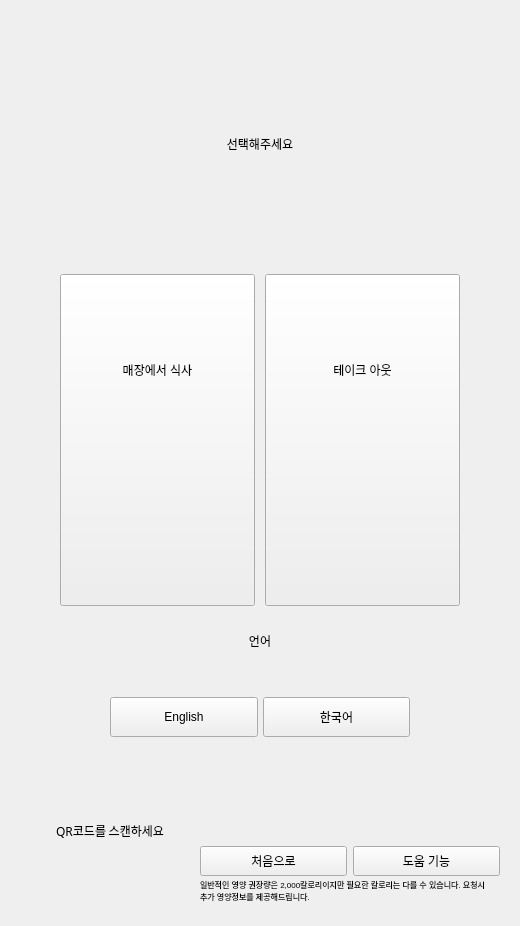
     <widget class="QWidget" name="page_eat_option">
      <layout class="QVBoxLayout" name="verticalLayout_32">
       <property name="spacing">
        <number>0</number>
       </property>
       <property name="leftMargin">
        <number>0</number>
       </property>
       <property name="topMargin">
        <number>0</number>
       </property>
       <property name="rightMargin">
        <number>0</number>
       </property>
       <property name="bottomMargin">
        <number>0</number>
       </property>
       <item>
        <widget class="QWidget" name="widget_29" native="true">
         <layout class="QVBoxLayout" name="verticalLayout_39">
          <item>
           <spacer name="verticalSpacer_13">
            <property name="orientation">
             <enum>Qt::Vertical</enum>
            </property>
            <property name="sizeHint" stdset="0">
             <size>
              <width>20</width>
              <height>2</height>
             </size>
            </property>
           </spacer>
          </item>
          <item>
           <widget class="QWidget" name="widget_36" native="true">
            <property name="sizePolicy">
             <sizepolicy hsizetype="Preferred" vsizetype="Preferred">
              <horstretch>0</horstretch>
              <verstretch>0</verstretch>
             </sizepolicy>
            </property>
            <property name="minimumSize">
             <size>
              <width>0</width>
              <height>50</height>
             </size>
            </property>
            <property name="maximumSize">
             <size>
              <width>16777215</width>
              <height>50</height>
             </size>
            </property>
            <layout class="QHBoxLayout" name="horizontalLayout_20">
             <property name="spacing">
              <number>0</number>
             </property>
             <property name="leftMargin">
              <number>0</number>
             </property>
             <property name="topMargin">
              <number>0</number>
             </property>
             <property name="rightMargin">
              <number>0</number>
             </property>
             <property name="bottomMargin">
              <number>0</number>
             </property>
             <item>
              <widget class="QLabel" name="label">
               <property name="sizePolicy">
                <sizepolicy hsizetype="Fixed" vsizetype="Fixed">
                 <horstretch>0</horstretch>
                 <verstretch>0</verstretch>
                </sizepolicy>
               </property>
               <property name="minimumSize">
                <size>
                 <width>40</width>
                 <height>40</height>
                </size>
               </property>
               <property name="maximumSize">
                <size>
                 <width>40</width>
                 <height>40</height>
                </size>
               </property>
               <property name="text">
                <string/>
               </property>
               <property name="pixmap">
                <pixmap>../src/logo.png</pixmap>
               </property>
               <property name="scaledContents">
                <bool>true</bool>
               </property>
              </widget>
             </item>
            </layout>
           </widget>
          </item>
          <item>
           <spacer name="verticalSpacer_12">
            <property name="orientation">
             <enum>Qt::Vertical</enum>
            </property>
            <property name="sizeHint" stdset="0">
             <size>
              <width>20</width>
              <height>2</height>
             </size>
            </property>
           </spacer>
          </item>
          <item>
           <widget class="QWidget" name="widget_39" native="true">
            <property name="minimumSize">
             <size>
              <width>0</width>
              <height>150</height>
             </size>
            </property>
            <property name="maximumSize">
             <size>
              <width>16777215</width>
              <height>150</height>
             </size>
            </property>
            <layout class="QHBoxLayout" name="horizontalLayout_21">
             <item>
              <widget class="QLabel" name="label_2">
               <property name="text">
                <string>선택해주세요</string>
               </property>
               <property name="scaledContents">
                <bool>true</bool>
               </property>
               <property name="alignment">
                <set>Qt::AlignCenter</set>
               </property>
               <property name="wordWrap">
                <bool>true</bool>
               </property>
              </widget>
             </item>
            </layout>
           </widget>
          </item>
          <item>
           <spacer name="verticalSpacer_14">
            <property name="orientation">
             <enum>Qt::Vertical</enum>
            </property>
            <property name="sizeHint" stdset="0">
             <size>
              <width>20</width>
              <height>40</height>
             </size>
            </property>
           </spacer>
          </item>
          <item>
           <widget class="QWidget" name="widget_40" native="true">
            <property name="minimumSize">
             <size>
              <width>0</width>
              <height>350</height>
             </size>
            </property>
            <property name="maximumSize">
             <size>
              <width>16777215</width>
              <height>350</height>
             </size>
            </property>
            <layout class="QHBoxLayout" name="horizontalLayout_24">
             <item>
              <widget class="QWidget" name="widget_44" native="true">
               <property name="minimumSize">
                <size>
                 <width>400</width>
                 <height>0</height>
                </size>
               </property>
               <property name="maximumSize">
                <size>
                 <width>400</width>
                 <height>16777215</height>
                </size>
               </property>
               <layout class="QHBoxLayout" name="horizontalLayout_25">
                <property name="spacing">
                 <number>10</number>
                </property>
                <property name="leftMargin">
                 <number>0</number>
                </property>
                <property name="topMargin">
                 <number>0</number>
                </property>
                <property name="rightMargin">
                 <number>0</number>
                </property>
                <property name="bottomMargin">
                 <number>0</number>
                </property>
                <item>
                 <widget class="QPushButton" name="btn_restaurant">
                  <property name="sizePolicy">
                   <sizepolicy hsizetype="Expanding" vsizetype="Expanding">
                    <horstretch>0</horstretch>
                    <verstretch>0</verstretch>
                   </sizepolicy>
                  </property>
                  <property name="text">
                   <string>매장에서 식사









</string>
                  </property>
                 </widget>
                </item>
                <item>
                 <widget class="QPushButton" name="btn_take_out">
                  <property name="sizePolicy">
                   <sizepolicy hsizetype="Expanding" vsizetype="Expanding">
                    <horstretch>0</horstretch>
                    <verstretch>0</verstretch>
                   </sizepolicy>
                  </property>
                  <property name="text">
                   <string>테이크 아웃









</string>
                  </property>
                 </widget>
                </item>
               </layout>
              </widget>
             </item>
            </layout>
           </widget>
          </item>
          <item>
           <spacer name="verticalSpacer_11">
            <property name="orientation">
             <enum>Qt::Vertical</enum>
            </property>
            <property name="sizeHint" stdset="0">
             <size>
              <width>20</width>
              <height>0</height>
             </size>
            </property>
           </spacer>
          </item>
          <item>
           <widget class="QWidget" name="widget_41" native="true">
            <property name="minimumSize">
             <size>
              <width>0</width>
              <height>30</height>
             </size>
            </property>
            <property name="maximumSize">
             <size>
              <width>16777215</width>
              <height>20</height>
             </size>
            </property>
            <layout class="QHBoxLayout" name="horizontalLayout_26">
             <property name="spacing">
              <number>0</number>
             </property>
             <property name="leftMargin">
              <number>0</number>
             </property>
             <property name="topMargin">
              <number>0</number>
             </property>
             <property name="rightMargin">
              <number>0</number>
             </property>
             <property name="bottomMargin">
              <number>0</number>
             </property>
             <item>
              <widget class="QLabel" name="label_3">
               <property name="text">
                <string>언어</string>
               </property>
               <property name="alignment">
                <set>Qt::AlignCenter</set>
               </property>
              </widget>
             </item>
            </layout>
           </widget>
          </item>
          <item>
           <spacer name="verticalSpacer_15">
            <property name="orientation">
             <enum>Qt::Vertical</enum>
            </property>
            <property name="sizeHint" stdset="0">
             <size>
              <width>20</width>
              <height>40</height>
             </size>
            </property>
           </spacer>
          </item>
          <item>
           <widget class="QWidget" name="widget_42" native="true">
            <property name="minimumSize">
             <size>
              <width>0</width>
              <height>40</height>
             </size>
            </property>
            <property name="maximumSize">
             <size>
              <width>16777215</width>
              <height>40</height>
             </size>
            </property>
            <layout class="QHBoxLayout" name="horizontalLayout_22">
             <property name="spacing">
              <number>0</number>
             </property>
             <property name="leftMargin">
              <number>0</number>
             </property>
             <property name="topMargin">
              <number>0</number>
             </property>
             <property name="rightMargin">
              <number>0</number>
             </property>
             <property name="bottomMargin">
              <number>0</number>
             </property>
             <item>
              <widget class="QWidget" name="widget_43" native="true">
               <property name="maximumSize">
                <size>
                 <width>300</width>
                 <height>16777215</height>
                </size>
               </property>
               <layout class="QHBoxLayout" name="horizontalLayout_23">
                <property name="spacing">
                 <number>5</number>
                </property>
                <property name="leftMargin">
                 <number>0</number>
                </property>
                <property name="topMargin">
                 <number>0</number>
                </property>
                <property name="rightMargin">
                 <number>0</number>
                </property>
                <property name="bottomMargin">
                 <number>0</number>
                </property>
                <item>
                 <widget class="QPushButton" name="btn_lang_eng">
                  <property name="sizePolicy">
                   <sizepolicy hsizetype="Expanding" vsizetype="Expanding">
                    <horstretch>0</horstretch>
                    <verstretch>0</verstretch>
                   </sizepolicy>
                  </property>
                  <property name="text">
                   <string>English</string>
                  </property>
                 </widget>
                </item>
                <item>
                 <widget class="QPushButton" name="btn_lang_kor">
                  <property name="sizePolicy">
                   <sizepolicy hsizetype="Expanding" vsizetype="Expanding">
                    <horstretch>0</horstretch>
                    <verstretch>0</verstretch>
                   </sizepolicy>
                  </property>
                  <property name="text">
                   <string>한국어</string>
                  </property>
                 </widget>
                </item>
               </layout>
              </widget>
             </item>
            </layout>
           </widget>
          </item>
          <item>
           <spacer name="verticalSpacer_10">
            <property name="orientation">
             <enum>Qt::Vertical</enum>
            </property>
            <property name="sizeHint" stdset="0">
             <size>
              <width>20</width>
              <height>0</height>
             </size>
            </property>
           </spacer>
          </item>
         </layout>
        </widget>
       </item>
       <item>
        <widget class="QWidget" name="widget_30" native="true">
         <property name="minimumSize">
          <size>
           <width>0</width>
           <height>180</height>
          </size>
         </property>
         <property name="maximumSize">
          <size>
           <width>16777215</width>
           <height>180</height>
          </size>
         </property>
         <layout class="QVBoxLayout" name="verticalLayout_38">
          <property name="spacing">
           <number>0</number>
          </property>
          <property name="leftMargin">
           <number>0</number>
          </property>
          <property name="topMargin">
           <number>0</number>
          </property>
          <property name="rightMargin">
           <number>0</number>
          </property>
          <property name="bottomMargin">
           <number>0</number>
          </property>
          <item>
           <widget class="QWidget" name="widget_25" native="true">
            <property name="maximumSize">
             <size>
              <width>16777215</width>
              <height>200</height>
             </size>
            </property>
            <layout class="QHBoxLayout" name="horizontalLayout_17">
             <property name="spacing">
              <number>0</number>
             </property>
             <property name="leftMargin">
              <number>0</number>
             </property>
             <property name="topMargin">
              <number>0</number>
             </property>
             <property name="rightMargin">
              <number>0</number>
             </property>
             <property name="bottomMargin">
              <number>0</number>
             </property>
             <item>
              <spacer name="horizontalSpacer_10">
               <property name="orientation">
                <enum>Qt::Horizontal</enum>
               </property>
               <property name="sizeType">
                <enum>QSizePolicy::Fixed</enum>
               </property>
               <property name="sizeHint" stdset="0">
                <size>
                 <width>40</width>
                 <height>20</height>
                </size>
               </property>
              </spacer>
             </item>
             <item>
              <widget class="QWidget" name="widget_32" native="true">
               <property name="minimumSize">
                <size>
                 <width>140</width>
                 <height>160</height>
                </size>
               </property>
               <property name="maximumSize">
                <size>
                 <width>140</width>
                 <height>140</height>
                </size>
               </property>
               <layout class="QVBoxLayout" name="verticalLayout_34">
                <property name="spacing">
                 <number>0</number>
                </property>
                <property name="leftMargin">
                 <number>0</number>
                </property>
                <property name="topMargin">
                 <number>0</number>
                </property>
                <property name="rightMargin">
                 <number>0</number>
                </property>
                <property name="bottomMargin">
                 <number>0</number>
                </property>
                <item>
                 <spacer name="verticalSpacer_7">
                  <property name="orientation">
                   <enum>Qt::Vertical</enum>
                  </property>
                  <property name="sizeHint" stdset="0">
                   <size>
                    <width>20</width>
                    <height>40</height>
                   </size>
                  </property>
                 </spacer>
                </item>
                <item>
                 <widget class="QWidget" name="qr_section_3" native="true">
                  <property name="minimumSize">
                   <size>
                    <width>140</width>
                    <height>140</height>
                   </size>
                  </property>
                  <property name="maximumSize">
                   <size>
                    <width>140</width>
                    <height>140</height>
                   </size>
                  </property>
                  <layout class="QVBoxLayout" name="verticalLayout_29">
                   <property name="spacing">
                    <number>5</number>
                   </property>
                   <property name="leftMargin">
                    <number>0</number>
                   </property>
                   <property name="topMargin">
                    <number>30</number>
                   </property>
                   <property name="rightMargin">
                    <number>0</number>
                   </property>
                   <property name="bottomMargin">
                    <number>0</number>
                   </property>
                   <item>
                    <widget class="QWidget" name="widget_33" native="true">
                     <property name="maximumSize">
                      <size>
                       <width>16777215</width>
                       <height>30</height>
                      </size>
                     </property>
                     <layout class="QVBoxLayout" name="verticalLayout_35">
                      <property name="spacing">
                       <number>0</number>
                      </property>
                      <property name="leftMargin">
                       <number>0</number>
                      </property>
                      <property name="topMargin">
                       <number>0</number>
                      </property>
                      <property name="rightMargin">
                       <number>0</number>
                      </property>
                      <property name="bottomMargin">
                       <number>0</number>
                      </property>
                      <item>
                       <widget class="QLabel" name="label_scan_qr_code_stanby_3">
                        <property name="font">
                         <font>
                          <family>배달의민족 도현</family>
                          <pointsize>9</pointsize>
                          <weight>50</weight>
                          <italic>false</italic>
                          <bold>false</bold>
                         </font>
                        </property>
                        <property name="text">
                         <string>QR코드를 스캔하세요</string>
                        </property>
                        <property name="alignment">
                         <set>Qt::AlignCenter</set>
                        </property>
                       </widget>
                      </item>
                     </layout>
                    </widget>
                   </item>
                   <item>
                    <widget class="QWidget" name="widget_34" native="true">
                     <layout class="QHBoxLayout" name="horizontalLayout_18">
                      <item>
                       <spacer name="horizontalSpacer_13">
                        <property name="orientation">
                         <enum>Qt::Horizontal</enum>
                        </property>
                        <property name="sizeType">
                         <enum>QSizePolicy::Fixed</enum>
                        </property>
                        <property name="sizeHint" stdset="0">
                         <size>
                          <width>20</width>
                          <height>20</height>
                         </size>
                        </property>
                       </spacer>
                      </item>
                      <item>
                       <widget class="QLabel" name="label_6">
                        <property name="maximumSize">
                         <size>
                          <width>110</width>
                          <height>110</height>
                         </size>
                        </property>
                        <property name="text">
                         <string/>
                        </property>
                        <property name="pixmap">
                         <pixmap>../src/qr_sample.png</pixmap>
                        </property>
                        <property name="scaledContents">
                         <bool>true</bool>
                        </property>
                       </widget>
                      </item>
                      <item>
                       <spacer name="horizontalSpacer_14">
                        <property name="orientation">
                         <enum>Qt::Horizontal</enum>
                        </property>
                        <property name="sizeType">
                         <enum>QSizePolicy::Fixed</enum>
                        </property>
                        <property name="sizeHint" stdset="0">
                         <size>
                          <width>20</width>
                          <height>20</height>
                         </size>
                        </property>
                       </spacer>
                      </item>
                     </layout>
                    </widget>
                   </item>
                  </layout>
                 </widget>
                </item>
               </layout>
              </widget>
             </item>
             <item>
              <spacer name="horizontalSpacer_15">
               <property name="orientation">
                <enum>Qt::Horizontal</enum>
               </property>
               <property name="sizeType">
                <enum>QSizePolicy::Fixed</enum>
               </property>
               <property name="sizeHint" stdset="0">
                <size>
                 <width>20</width>
                 <height>20</height>
                </size>
               </property>
              </spacer>
             </item>
             <item>
              <widget class="QWidget" name="widget_35" native="true">
               <property name="minimumSize">
                <size>
                 <width>300</width>
                 <height>180</height>
                </size>
               </property>
               <property name="maximumSize">
                <size>
                 <width>300</width>
                 <height>180</height>
                </size>
               </property>
               <layout class="QVBoxLayout" name="verticalLayout_36">
                <property name="spacing">
                 <number>0</number>
                </property>
                <property name="leftMargin">
                 <number>0</number>
                </property>
                <property name="topMargin">
                 <number>0</number>
                </property>
                <property name="rightMargin">
                 <number>0</number>
                </property>
                <property name="bottomMargin">
                 <number>0</number>
                </property>
                <item>
                 <spacer name="verticalSpacer_9">
                  <property name="orientation">
                   <enum>Qt::Vertical</enum>
                  </property>
                  <property name="sizeType">
                   <enum>QSizePolicy::Fixed</enum>
                  </property>
                  <property name="sizeHint" stdset="0">
                   <size>
                    <width>20</width>
                    <height>100</height>
                   </size>
                  </property>
                 </spacer>
                </item>
                <item>
                 <widget class="QWidget" name="widget_37" native="true">
                  <property name="sizePolicy">
                   <sizepolicy hsizetype="Fixed" vsizetype="Fixed">
                    <horstretch>0</horstretch>
                    <verstretch>0</verstretch>
                   </sizepolicy>
                  </property>
                  <property name="minimumSize">
                   <size>
                    <width>300</width>
                    <height>30</height>
                   </size>
                  </property>
                  <property name="maximumSize">
                   <size>
                    <width>300</width>
                    <height>30</height>
                   </size>
                  </property>
                  <layout class="QHBoxLayout" name="horizontalLayout_19">
                   <property name="leftMargin">
                    <number>0</number>
                   </property>
                   <property name="topMargin">
                    <number>0</number>
                   </property>
                   <property name="rightMargin">
                    <number>0</number>
                   </property>
                   <property name="bottomMargin">
                    <number>0</number>
                   </property>
                   <item>
                    <widget class="QPushButton" name="btn_go_standby_2">
                     <property name="sizePolicy">
                      <sizepolicy hsizetype="Expanding" vsizetype="Expanding">
                       <horstretch>0</horstretch>
                       <verstretch>0</verstretch>
                      </sizepolicy>
                     </property>
                     <property name="minimumSize">
                      <size>
                       <width>130</width>
                       <height>25</height>
                      </size>
                     </property>
                     <property name="text">
                      <string>처음으로</string>
                     </property>
                    </widget>
                   </item>
                   <item>
                    <widget class="QPushButton" name="btn_help_stanby_3">
                     <property name="sizePolicy">
                      <sizepolicy hsizetype="Expanding" vsizetype="Expanding">
                       <horstretch>0</horstretch>
                       <verstretch>0</verstretch>
                      </sizepolicy>
                     </property>
                     <property name="minimumSize">
                      <size>
                       <width>130</width>
                       <height>25</height>
                      </size>
                     </property>
                     <property name="text">
                      <string>도움 기능</string>
                     </property>
                    </widget>
                   </item>
                  </layout>
                 </widget>
                </item>
                <item>
                 <widget class="QWidget" name="widget_38" native="true">
                  <property name="minimumSize">
                   <size>
                    <width>0</width>
                    <height>50</height>
                   </size>
                  </property>
                  <property name="maximumSize">
                   <size>
                    <width>16777215</width>
                    <height>50</height>
                   </size>
                  </property>
                  <layout class="QVBoxLayout" name="verticalLayout_37">
                   <property name="spacing">
                    <number>0</number>
                   </property>
                   <property name="leftMargin">
                    <number>0</number>
                   </property>
                   <property name="topMargin">
                    <number>0</number>
                   </property>
                   <property name="rightMargin">
                    <number>0</number>
                   </property>
                   <property name="bottomMargin">
                    <number>0</number>
                   </property>
                   <item>
                    <widget class="QLabel" name="label_warning_calories_3">
                     <property name="text">
                      <string>&lt;html&gt;&lt;head/&gt;&lt;body&gt;&lt;p&gt;&lt;span style=&quot; font-size:6pt;&quot;&gt;일반적인 영양 권장량은 2,000칼로리이지만 필요한 칼로리는 다를 수 있습니다. 요청시 추가 영양정보를 제공해드립니다.&lt;/span&gt;&lt;/p&gt;&lt;/body&gt;&lt;/html&gt;</string>
                     </property>
                     <property name="wordWrap">
                      <bool>true</bool>
                     </property>
                    </widget>
                   </item>
                   <item>
                    <spacer name="verticalSpacer_8">
                     <property name="orientation">
                      <enum>Qt::Vertical</enum>
                     </property>
                     <property name="sizeType">
                      <enum>QSizePolicy::Fixed</enum>
                     </property>
                     <property name="sizeHint" stdset="0">
                      <size>
                       <width>20</width>
                       <height>20</height>
                      </size>
                     </property>
                    </spacer>
                   </item>
                  </layout>
                 </widget>
                </item>
               </layout>
              </widget>
             </item>
             <item>
              <spacer name="horizontalSpacer_16">
               <property name="orientation">
                <enum>Qt::Horizontal</enum>
               </property>
               <property name="sizeType">
                <enum>QSizePolicy::Fixed</enum>
               </property>
               <property name="sizeHint" stdset="0">
                <size>
                 <width>20</width>
                 <height>20</height>
                </size>
               </property>
              </spacer>
             </item>
            </layout>
           </widget>
          </item>
         </layout>
        </widget>
       </item>
      </layout>
     </widget>
